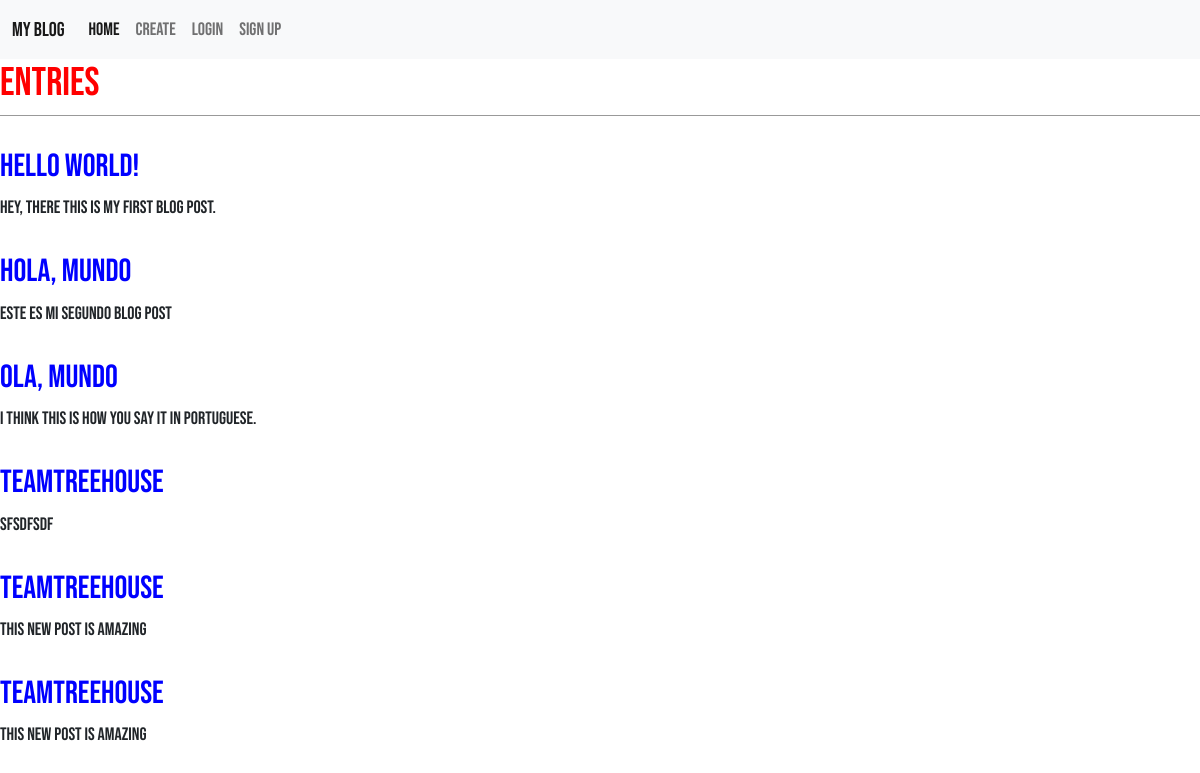
The page / on the database its author committed.
### blog/models.py (models this page shows, shortened)
class Post(models.Model):
    title = models.CharField(max_length=200)
    author = models.ForeignKey("auth.User",on_delete=models.CASCADE)
    body = models.TextField()

### blog/views.py (the view)
# urls.py: path("", BlogListView.as_view(), name="home"),
class BlogListView(ListView):
    model = Post
    template_name = "home.html"

### templates/home.html (shortened to what this page needs)
{% extends 'base.html'%}
{% block content %}
    <header>
        <h1>
            <a href="#"> Entries </a>
        </h1>
    </header>
    {% for post in object_list %}
    <div class="post-entry">
        <h2>
            <a href="{%url 'blog_detail' post.pk %}">
                {{ post.title }}
            </a>
        </h2>
        <p>{{ post.body }}</p>
    </div>
    {% endfor %}
{% endblock content %}

### templates/base.html (shortened to what this page needs)
{% load static %}
<html>
<head>
    <link
      href="https://cdn.jsdelivr.net/npm/bootstrap@5.0.2/dist/css/bootstrap.min.css"
      rel="stylesheet"
>
    <link
      href="{% static 'css/base.css' %}"
      rel="stylesheet">
</head>
<body>
  <nav class="navbar navbar-expand-lg navbar-light bg-light">
    <div class="container-fluid">
      <a class="navbar-brand" href="{% url 'home' %}">My blog </a>
      <div class="collapse navbar-collapse" id="navbarNav">
        <ul class="navbar-nav">
          <li class="nav-item">
            <a class="nav-link active" aria-current="page" href="{% url 'home' %}">
              Home
            </a>
          </li>
          <li class="nav-item">
            <a class="nav-link" href="{% url 'post_new' %}">Create</a>
          </li>
          {% if user.is_authenticated%}
          <li class="nav-item">
            <a class="nav-link" href="{% url 'logout' %}">Logout</a>
          </li>
          {% else %}
          <li class="nav-item">
            <a class="nav-link" href="{% url 'login' %}">LogIn</a>
          </li>
          <li class="nav-item">
            <a class="nav-link" href="{% url 'signup' %}">Sign Up</a>
          </li>
          {% endif %}
        </ul>
      </div>
    </div>
  </nav>
  {% block content %}
  {% endblock content %}
</body>
</html>

### static/css/base.css (style rules this page uses)
body { font-family: 'Bebas Neue', cursive; font-size: 18px; }
header { border-bottom: 1px solid #999; margin-bottom: 2rem; display:flex; }
header h1 a { color: red; text-decoration: none; }
.post-entry { margin-bottom: 2rem; }
.post-entry h2 { margin: 0.5rem 0 ; }
.post-entry h2 a, .post-entry h2 a:visited { color: blue; text-decoration: none; }
.post-entry p { margin: 0; font-weight: 300; }

### rows shown on the page
Post: title "Hello World!", body "Hey, there this is my first blog post."
Post: title "Hola, mundo", body "Este es mi segundo blog post"
Post: title "ola, mundo", body "I think this is how you say it in portuguese."
Post: title "TeamtreeHouse", body "sfsdfsdf"
Post: title "TeamtreeHouse", body "This new post is amazing"
Post: title "TeamtreeHouse", body "This new post is amazing"
